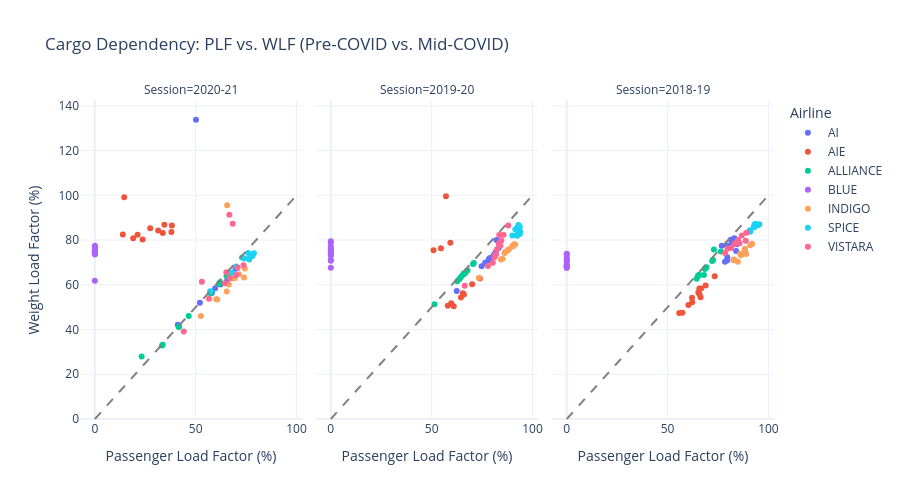

Notebook code cell kept with this figure:
### Code cell
import numpy as np

# Filter for Domestic and handle potential NaNs
dataset_c_clean = dataset_c[dataset_c['Type'] == 1].dropna(subset=['PLF', 'WLF'])

# Create the Scatter Plot
fig = px.scatter(
    dataset_c_clean, 
    x='PLF', 
    y='WLF', 
    color='Airline',
    facet_col='Session', # Creates side-by-side charts for each year
    hover_data=['Date'],
    title='Cargo Dependency: PLF vs. WLF (Pre-COVID vs. Mid-COVID)',
    labels={'PLF': 'Passenger Load Factor (%)', 'WLF': 'Weight Load Factor (%)'},
    template='plotly_white'
)

# Add a Diagonal "Equality" Line (where PLF = WLF)
# Anything above this line is utilizing more weight capacity than seat capacity
for i in range(1, 4): # Apply to all 3 facet columns
    fig.add_shape(
        type='line', line=dict(dash='dash', color='gray'),
        x0=0, x1=100, y0=0, y1=100,
        row=1, col=i
    )

fig.update_layout(height=500)
fig.show()

### Figure 1 — Plotly figure (JSON) as saved in the notebook; plotly's stock layout.template omitted (floating-point values rounded to 4 significant figures)
{"data": [{"customdata": [["2020-05-01T00:00:00.000000"], ["2020-06-01T00:00:00.000000"], ["2020-07-01T00:00:00.000000"], ["2020-08-01T00:00:00.000000"], ["2020-09-01T00:00:00.000000"], ["2020-10-01T00:00:00.000000"], ["2020-11-01T00:00:00.000000"], ["2020-12-01T00:00:00.000000"], ["2021-01-01T00:00:00.000000"], ["2021-02-01T00:00:00.000000"], ["2021-03-01T00:00:00.000000"]], "hovertemplate": "Airline=AI<br>Session=2020-21<br>Passenger Load Factor (%)=%{x}<br>Weight Load Factor (%)=%{y}<br>Date=%{customdata[0]}<extra></extra>", "legendgroup": "AI", "marker": {"color": "#636efa", "symbol": "circle"}, "mode": "markers", "name": "AI", "orientation": "v", "showlegend": true, "type": "scatter", "x": [50.14, 52.08, 41.13, 59.66, 58.05, 62.28, 69.76, 66.3, 65.63, 78.24, 70.66], "xaxis": "x", "y": [133.8, 52.03, 42.1, 58.48, 56.36, 60.14, 67.15, 63.52, 61.86, 73.3, 67.64], "yaxis": "y"}, {"customdata": [["2019-04-01T00:00:00.000000"], ["2019-05-01T00:00:00.000000"], ["2019-06-01T00:00:00.000000"], ["2019-07-01T00:00:00.000000"], ["2019-08-01T00:00:00.000000"], ["2019-09-01T00:00:00.000000"], ["2019-10-01T00:00:00.000000"], ["2019-11-01T00:00:00.000000"], ["2019-12-01T00:00:00.000000"], ["2020-01-01T00:00:00.000000"], ["2020-02-01T00:00:00.000000"], ["2020-03-01T00:00:00.000000"]], "hovertemplate": "Airline=AI<br>Session=2019-20<br>Passenger Load Factor (%)=%{x}<br>Weight Load Factor (%)=%{y}<br>Date=%{customdata[0]}<extra></extra>", "legendgroup": "AI", "marker": {"color": "#636efa", "symbol": "circle"}, "mode": "markers", "name": "AI", "orientation": "v", "showlegend": false, "type": "scatter", "x": [82.15, 83.29, 81.71, 78.6, 79.5, 78.14, 74.77, 81.82, 79.35, 76.54, 80.92, 62.44], "xaxis": "x2", "y": [79.97, 76.52, 74.5, 71.75, 71.96, 70.96, 68.31, 73.69, 72.12, 69.9, 73.4, 57.23], "yaxis": "y2"}, {"customdata": [["2018-04-01T00:00:00.000000"], ["2018-05-01T00:00:00.000000"], ["2018-06-01T00:00:00.000000"], ["2018-07-01T00:00:00.000000"], ["2018-08-01T00:00:00.000000"], ["2018-09-01T00:00:00.000000"], ["2018-10-01T00:00:00.000000"], ["2018-11-01T00:00:00.000000"], ["2018-12-01T00:00:00.000000"], ["2019-01-01T00:00:00.000000"], ["2019-02-01T00:00:00.000000"], ["2019-03-01T00:00:00.000000"]], "hovertemplate": "Airline=AI<br>Session=2018-19<br>Passenger Load Factor (%)=%{x}<br>Weight Load Factor (%)=%{y}<br>Date=%{customdata[0]}<extra></extra>", "legendgroup": "AI", "marker": {"color": "#636efa", "symbol": "circle"}, "mode": "markers", "name": "AI", "orientation": "v", "showlegend": false, "type": "scatter", "x": [84.38, 81.7, 81.38, 82.87, 83.11, 82.11, 79.42, 76.87, 79.64, 78.45, 84.01, 79.61], "xaxis": "x3", "y": [78.14, 78.0, 80.16, 80.41, 80.82, 79.54, 77.54, 77.4, 70.93, 70.31, 75.14, 72.35], "yaxis": "y3"}, {"customdata": [["2020-05-01T00:00:00.000000"], ["2020-06-01T00:00:00.000000"], ["2020-07-01T00:00:00.000000"], ["2020-08-01T00:00:00.000000"], ["2020-09-01T00:00:00.000000"], ["2020-10-01T00:00:00.000000"], ["2020-11-01T00:00:00.000000"], ["2020-12-01T00:00:00.000000"], ["2021-01-01T00:00:00.000000"], ["2021-02-01T00:00:00.000000"], ["2021-03-01T00:00:00.000000"]], "hovertemplate": "Airline=AIE<br>Session=2020-21<br>Passenger Load Factor (%)=%{x}<br>Weight Load Factor (%)=%{y}<br>Date=%{customdata[0]}<extra></extra>", "legendgroup": "AIE", "marker": {"color": "#EF553B", "symbol": "circle"}, "mode": "markers", "name": "AIE", "orientation": "v", "showlegend": true, "type": "scatter", "x": [14.55, 31.41, 19.0, 13.86, 21.17, 27.45, 34.47, 37.96, 38.19, 33.71, 23.66], "xaxis": "x", "y": [99.17, 84.24, 80.8, 82.44, 82.38, 85.25, 86.83, 83.64, 86.49, 83.14, 80.22], "yaxis": "y"}, {"customdata": [["2019-04-01T00:00:00.000000"], ["2019-05-01T00:00:00.000000"], ["2019-06-01T00:00:00.000000"], ["2019-07-01T00:00:00.000000"], ["2019-08-01T00:00:00.000000"], ["2019-09-01T00:00:00.000000"], ["2019-10-01T00:00:00.000000"], ["2019-11-01T00:00:00.000000"], ["2019-12-01T00:00:00.000000"], ["2020-01-01T00:00:00.000000"], ["2020-02-01T00:00:00.000000"], ["2020-03-01T00:00:00.000000"]], "hovertemplate": "Airline=AIE<br>Session=2019-20<br>Passenger Load Factor (%)=%{x}<br>Weight Load Factor (%)=%{y}<br>Date=%{customdata[0]}<extra></extra>", "legendgroup": "AIE", "marker": {"color": "#EF553B", "symbol": "circle"}, "mode": "markers", "name": "AIE", "orientation": "v", "showlegend": false, "type": "scatter", "x": [64.52, 60.98, 58.01, 50.93, 59.28, 54.61, 59.7, 66.03, 73.92, 65.47, 70.07, 57.09], "xaxis": "x2", "y": [54.35, 50.44, 50.63, 75.43, 78.74, 76.3, 51.71, 55.7, 62.77, 56.17, 60.26, 99.54], "yaxis": "y2"}, {"customdata": [["2018-04-01T00:00:00.000000"], ["2018-05-01T00:00:00.000000"], ["2018-06-01T00:00:00.000000"], ["2018-07-01T00:00:00.000000"], ["2018-08-01T00:00:00.000000"], ["2018-09-01T00:00:00.000000"], ["2018-10-01T00:00:00.000000"], ["2018-11-01T00:00:00.000000"], ["2018-12-01T00:00:00.000000"], ["2019-01-01T00:00:00.000000"], ["2019-02-01T00:00:00.000000"], ["2019-03-01T00:00:00.000000"]], "hovertemplate": "Airline=AIE<br>Session=2018-19<br>Passenger Load Factor (%)=%{x}<br>Weight Load Factor (%)=%{y}<br>Date=%{customdata[0]}<extra></extra>", "legendgroup": "AIE", "marker": {"color": "#EF553B", "symbol": "circle"}, "mode": "markers", "name": "AIE", "orientation": "v", "showlegend": false, "type": "scatter", "x": [66.36, 73.34, 65.22, 62.1, 68.87, 66.59, 57.32, 60.33, 65.74, 65.78, 62.21, 55.77], "xaxis": "x3", "y": [54.46, 63.79, 56.56, 54.15, 59.64, 58.32, 47.44, 50.95, 58.34, 55.79, 52.15, 47.38], "yaxis": "y3"}, {"customdata": [["2020-05-01T00:00:00.000000"], ["2020-06-01T00:00:00.000000"], ["2020-07-01T00:00:00.000000"], ["2020-08-01T00:00:00.000000"], ["2020-09-01T00:00:00.000000"], ["2020-10-01T00:00:00.000000"], ["2020-11-01T00:00:00.000000"], ["2020-12-01T00:00:00.000000"], ["2021-01-01T00:00:00.000000"], ["2021-02-01T00:00:00.000000"], ["2021-03-01T00:00:00.000000"]], "hovertemplate": "Airline=ALLIANCE<br>Session=2020-21<br>Passenger Load Factor (%)=%{x}<br>Weight Load Factor (%)=%{y}<br>Date=%{customdata[0]}<extra></extra>", "legendgroup": "ALLIANCE", "marker": {"color": "#00cc96", "symbol": "circle"}, "mode": "markers", "name": "ALLIANCE", "orientation": "v", "showlegend": true, "type": "scatter", "x": [23.19, 33.29, 33.66, 41.56, 41.77, 46.55, 57.11, 62.06, 61.45, 65.27, 57.9], "xaxis": "x", "y": [27.96, 32.89, 33.24, 41.1, 41.36, 46.05, 56.36, 61.11, 60.39, 63.96, 56.91], "yaxis": "y"}, {"customdata": [["2019-04-01T00:00:00.000000"], ["2019-05-01T00:00:00.000000"], ["2019-06-01T00:00:00.000000"], ["2019-07-01T00:00:00.000000"], ["2019-08-01T00:00:00.000000"], ["2019-09-01T00:00:00.000000"], ["2019-10-01T00:00:00.000000"], ["2019-11-01T00:00:00.000000"], ["2019-12-01T00:00:00.000000"], ["2020-01-01T00:00:00.000000"], ["2020-02-01T00:00:00.000000"], ["2020-03-01T00:00:00.000000"]], "hovertemplate": "Airline=ALLIANCE<br>Session=2019-20<br>Passenger Load Factor (%)=%{x}<br>Weight Load Factor (%)=%{y}<br>Date=%{customdata[0]}<extra></extra>", "legendgroup": "ALLIANCE", "marker": {"color": "#00cc96", "symbol": "circle"}, "mode": "markers", "name": "ALLIANCE", "orientation": "v", "showlegend": false, "type": "scatter", "x": [67.75, 70.53, 70.9, 66.62, 63.79, 62.73, 65.98, 65.91, 66.12, 64.44, 65.11, 51.41], "xaxis": "x2", "y": [66.38, 69.26, 69.69, 65.32, 62.57, 61.58, 64.86, 64.79, 65.06, 63.34, 64.1, 51.35], "yaxis": "y2"}, {"customdata": [["2018-04-01T00:00:00.000000"], ["2018-05-01T00:00:00.000000"], ["2018-06-01T00:00:00.000000"], ["2018-07-01T00:00:00.000000"], ["2018-08-01T00:00:00.000000"], ["2018-09-01T00:00:00.000000"], ["2018-10-01T00:00:00.000000"], ["2018-11-01T00:00:00.000000"], ["2018-12-01T00:00:00.000000"], ["2019-01-01T00:00:00.000000"], ["2019-02-01T00:00:00.000000"], ["2019-03-01T00:00:00.000000"]], "hovertemplate": "Airline=ALLIANCE<br>Session=2018-19<br>Passenger Load Factor (%)=%{x}<br>Weight Load Factor (%)=%{y}<br>Date=%{customdata[0]}<extra></extra>", "legendgroup": "ALLIANCE", "marker": {"color": "#00cc96", "symbol": "circle"}, "mode": "markers", "name": "ALLIANCE", "orientation": "v", "showlegend": false, "type": "scatter", "x": [76.35, 72.94, 72.55, 72.07, 68.46, 65.04, 65.53, 68.01, 69.24, 65.69, 69.05, 64.4], "xaxis": "x3", "y": [74.9, 75.75, 71.12, 70.61, 67.06, 63.95, 64.36, 64.43, 67.86, 64.36, 67.69, 62.75], "yaxis": "y3"}, {"customdata": [["2020-04-01T00:00:00.000000"], ["2020-05-01T00:00:00.000000"], ["2020-06-01T00:00:00.000000"], ["2020-07-01T00:00:00.000000"], ["2020-08-01T00:00:00.000000"], ["2020-09-01T00:00:00.000000"], ["2020-10-01T00:00:00.000000"], ["2020-11-01T00:00:00.000000"], ["2020-12-01T00:00:00.000000"], ["2021-01-01T00:00:00.000000"], ["2021-02-01T00:00:00.000000"], ["2021-03-01T00:00:00.000000"]], "hovertemplate": "Airline=BLUE<br>Session=2020-21<br>Passenger Load Factor (%)=%{x}<br>Weight Load Factor (%)=%{y}<br>Date=%{customdata[0]}<extra></extra>", "legendgroup": "BLUE", "marker": {"color": "#ab63fa", "symbol": "circle"}, "mode": "markers", "name": "BLUE", "orientation": "v", "showlegend": true, "type": "scatter", "x": [0.0, 0.0, 0.0, 0.0, 0.0, 0.0, 0.0, 0.0, 0.0, 0.0, 0.0, 0.0], "xaxis": "x", "y": [61.85, 75.17, 75.58, 76.56, 77.42, 76.84, 74.25, 73.54, 74.06, 74.65, 74.68, 74.69], "yaxis": "y"}, {"customdata": [["2019-04-01T00:00:00.000000"], ["2019-05-01T00:00:00.000000"], ["2019-06-01T00:00:00.000000"], ["2019-07-01T00:00:00.000000"], ["2019-08-01T00:00:00.000000"], ["2019-09-01T00:00:00.000000"], ["2019-10-01T00:00:00.000000"], ["2019-11-01T00:00:00.000000"], ["2019-12-01T00:00:00.000000"], ["2020-01-01T00:00:00.000000"], ["2020-02-01T00:00:00.000000"], ["2020-03-01T00:00:00.000000"]], "hovertemplate": "Airline=BLUE<br>Session=2019-20<br>Passenger Load Factor (%)=%{x}<br>Weight Load Factor (%)=%{y}<br>Date=%{customdata[0]}<extra></extra>", "legendgroup": "BLUE", "marker": {"color": "#ab63fa", "symbol": "circle"}, "mode": "markers", "name": "BLUE", "orientation": "v", "showlegend": false, "type": "scatter", "x": [0.0, 0.0, 0.0, 0.0, 0.0, 0.0, 0.0, 0.0, 0.0, 0.0, 0.0, 0.0], "xaxis": "x2", "y": [67.57, 71.06, 73.09, 73.32, 75.52, 78.91, 76.09, 77.12, 79.47, 74.77, 74.36, 70.8], "yaxis": "y2"}, {"customdata": [["2018-04-01T00:00:00.000000"], ["2018-05-01T00:00:00.000000"], ["2018-06-01T00:00:00.000000"], ["2018-07-01T00:00:00.000000"], ["2018-08-01T00:00:00.000000"], ["2018-09-01T00:00:00.000000"], ["2018-10-01T00:00:00.000000"], ["2018-11-01T00:00:00.000000"], ["2018-12-01T00:00:00.000000"], ["2019-01-01T00:00:00.000000"], ["2019-02-01T00:00:00.000000"], ["2019-03-01T00:00:00.000000"]], "hovertemplate": "Airline=BLUE<br>Session=2018-19<br>Passenger Load Factor (%)=%{x}<br>Weight Load Factor (%)=%{y}<br>Date=%{customdata[0]}<extra></extra>", "legendgroup": "BLUE", "marker": {"color": "#ab63fa", "symbol": "circle"}, "mode": "markers", "name": "BLUE", "orientation": "v", "showlegend": false, "type": "scatter", "x": [0.0, 0.0, 0.0, 0.0, 0.0, 0.0, 0.0, 0.0, 0.0, 0.0, 0.0, 0.0], "xaxis": "x3", "y": [68.17, 73.84, 71.32, 70.49, 72.24, 73.66, 68.56, 68.08, 70.32, 68.27, 67.45, 68.81], "yaxis": "y3"}, {"customdata": [["2020-05-01T00:00:00.000000"], ["2020-06-01T00:00:00.000000"], ["2020-07-01T00:00:00.000000"], ["2020-08-01T00:00:00.000000"], ["2020-09-01T00:00:00.000000"], ["2020-10-01T00:00:00.000000"], ["2020-11-01T00:00:00.000000"], ["2020-12-01T00:00:00.000000"], ["2021-01-01T00:00:00.000000"], ["2021-02-01T00:00:00.000000"], ["2021-03-01T00:00:00.000000"]], "hovertemplate": "Airline=INDIGO<br>Session=2020-21<br>Passenger Load Factor (%)=%{x}<br>Weight Load Factor (%)=%{y}<br>Date=%{customdata[0]}<extra></extra>", "legendgroup": "INDIGO", "marker": {"color": "#FFA15A", "symbol": "circle"}, "mode": "markers", "name": "INDIGO", "orientation": "v", "showlegend": true, "type": "scatter", "x": [52.56, 60.68, 60.18, 65.62, 65.39, 68.18, 73.97, 71.5, 69.32, 74.37, 66.4], "xaxis": "x", "y": [46.06, 53.43, 53.5, 95.6, 57.0, 62.85, 63.27, 64.7, 62.91, 67.28, 60.16], "yaxis": "y"}, {"customdata": [["2019-04-01T00:00:00.000000"], ["2019-05-01T00:00:00.000000"], ["2019-06-01T00:00:00.000000"], ["2019-07-01T00:00:00.000000"], ["2019-08-01T00:00:00.000000"], ["2019-09-01T00:00:00.000000"], ["2019-10-01T00:00:00.000000"], ["2019-11-01T00:00:00.000000"], ["2019-12-01T00:00:00.000000"], ["2020-01-01T00:00:00.000000"], ["2020-02-01T00:00:00.000000"], ["2020-03-01T00:00:00.000000"]], "hovertemplate": "Airline=INDIGO<br>Session=2019-20<br>Passenger Load Factor (%)=%{x}<br>Weight Load Factor (%)=%{y}<br>Date=%{customdata[0]}<extra></extra>", "legendgroup": "INDIGO", "marker": {"color": "#FFA15A", "symbol": "circle"}, "mode": "markers", "name": "INDIGO", "orientation": "v", "showlegend": false, "type": "scatter", "x": [87.77, 90.91, 90.09, 86.16, 84.32, 86.46, 85.12, 91.42, 90.1, 87.79, 88.32, 73.43], "xaxis": "x2", "y": [75.39, 78.12, 77.31, 74.25, 71.32, 74.7, 71.68, 78.01, 77.12, 75.39, 75.92, 63.1], "yaxis": "y2"}, {"customdata": [["2018-04-01T00:00:00.000000"], ["2018-05-01T00:00:00.000000"], ["2018-06-01T00:00:00.000000"], ["2018-07-01T00:00:00.000000"], ["2018-08-01T00:00:00.000000"], ["2018-09-01T00:00:00.000000"], ["2018-10-01T00:00:00.000000"], ["2018-11-01T00:00:00.000000"], ["2018-12-01T00:00:00.000000"], ["2019-01-01T00:00:00.000000"], ["2019-02-01T00:00:00.000000"], ["2019-03-01T00:00:00.000000"]], "hovertemplate": "Airline=INDIGO<br>Session=2018-19<br>Passenger Load Factor (%)=%{x}<br>Weight Load Factor (%)=%{y}<br>Date=%{customdata[0]}<extra></extra>", "legendgroup": "INDIGO", "marker": {"color": "#FFA15A", "symbol": "circle"}, "mode": "markers", "name": "INDIGO", "orientation": "v", "showlegend": false, "type": "scatter", "x": [91.92, 90.97, 88.31, 88.33, 82.85, 82.7, 83.11, 84.86, 88.93, 86.44, 88.41, 85.95], "xaxis": "x3", "y": [78.29, 77.68, 75.47, 76.12, 71.35, 70.94, 70.96, 70.29, 73.76, 73.22, 75.33, 73.85], "yaxis": "y3"}, {"customdata": [["2020-05-01T00:00:00.000000"], ["2020-06-01T00:00:00.000000"], ["2020-07-01T00:00:00.000000"], ["2020-08-01T00:00:00.000000"], ["2020-09-01T00:00:00.000000"], ["2020-10-01T00:00:00.000000"], ["2020-11-01T00:00:00.000000"], ["2020-12-01T00:00:00.000000"], ["2021-01-01T00:00:00.000000"], ["2021-02-01T00:00:00.000000"], ["2021-03-01T00:00:00.000000"]], "hovertemplate": "Airline=SPICE<br>Session=2020-21<br>Passenger Load Factor (%)=%{x}<br>Weight Load Factor (%)=%{y}<br>Date=%{customdata[0]}<extra></extra>", "legendgroup": "SPICE", "marker": {"color": "#19d3f3", "symbol": "circle"}, "mode": "markers", "name": "SPICE", "orientation": "v", "showlegend": true, "type": "scatter", "x": [57.17, 68.02, 70.04, 76.05, 73.0, 74.0, 77.75, 78.0, 76.55, 78.89, 76.54], "xaxis": "x", "y": [57.07, 65.43, 68.13, 74.25, 72.15, 71.81, 72.84, 72.83, 71.81, 74.11, 71.33], "yaxis": "y"}, {"customdata": [["2019-04-01T00:00:00.000000"], ["2019-05-01T00:00:00.000000"], ["2019-06-01T00:00:00.000000"], ["2019-07-01T00:00:00.000000"], ["2019-08-01T00:00:00.000000"], ["2019-09-01T00:00:00.000000"], ["2019-10-01T00:00:00.000000"], ["2019-11-01T00:00:00.000000"], ["2019-12-01T00:00:00.000000"], ["2020-01-01T00:00:00.000000"], ["2020-02-01T00:00:00.000000"], ["2020-03-01T00:00:00.000000"]], "hovertemplate": "Airline=SPICE<br>Session=2019-20<br>Passenger Load Factor (%)=%{x}<br>Weight Load Factor (%)=%{y}<br>Date=%{customdata[0]}<extra></extra>", "legendgroup": "SPICE", "marker": {"color": "#19d3f3", "symbol": "circle"}, "mode": "markers", "name": "SPICE", "orientation": "v", "showlegend": false, "type": "scatter", "x": [93.74, 93.86, 93.7, 92.41, 92.44, 93.03, 90.03, 92.78, 92.75, 91.49, 93.02, 83.68], "xaxis": "x2", "y": [85.84, 83.67, 82.67, 81.92, 82.5, 83.77, 82.07, 84.51, 85.87, 84.87, 86.7, 77.8], "yaxis": "y2"}, {"customdata": [["2018-04-01T00:00:00.000000"], ["2018-05-01T00:00:00.000000"], ["2018-06-01T00:00:00.000000"], ["2018-07-01T00:00:00.000000"], ["2018-08-01T00:00:00.000000"], ["2018-09-01T00:00:00.000000"], ["2018-10-01T00:00:00.000000"], ["2018-11-01T00:00:00.000000"], ["2018-12-01T00:00:00.000000"], ["2019-01-01T00:00:00.000000"], ["2019-02-01T00:00:00.000000"], ["2019-03-01T00:00:00.000000"]], "hovertemplate": "Airline=SPICE<br>Session=2018-19<br>Passenger Load Factor (%)=%{x}<br>Weight Load Factor (%)=%{y}<br>Date=%{customdata[0]}<extra></extra>", "legendgroup": "SPICE", "marker": {"color": "#19d3f3", "symbol": "circle"}, "mode": "markers", "name": "SPICE", "orientation": "v", "showlegend": false, "type": "scatter", "x": [95.51, 94.8, 93.31, 93.76, 93.59, 93.17, 90.8, 91.05, 92.73, 90.85, 94.04, 93.04], "xaxis": "x3", "y": [87.02, 86.57, 86.4, 87.22, 86.94, 87.03, 84.34, 83.93, 85.86, 83.76, 86.68, 85.76], "yaxis": "y3"}, {"customdata": [["2020-05-01T00:00:00.000000"], ["2020-06-01T00:00:00.000000"], ["2020-07-01T00:00:00.000000"], ["2020-08-01T00:00:00.000000"], ["2020-09-01T00:00:00.000000"], ["2020-10-01T00:00:00.000000"], ["2020-11-01T00:00:00.000000"], ["2020-12-01T00:00:00.000000"], ["2021-01-01T00:00:00.000000"], ["2021-02-01T00:00:00.000000"], ["2021-03-01T00:00:00.000000"]], "hovertemplate": "Airline=VISTARA<br>Session=2020-21<br>Passenger Load Factor (%)=%{x}<br>Weight Load Factor (%)=%{y}<br>Date=%{customdata[0]}<extra></extra>", "legendgroup": "VISTARA", "marker": {"color": "#FF6692", "symbol": "circle"}, "mode": "markers", "name": "VISTARA", "orientation": "v", "showlegend": true, "type": "scatter", "x": [44.09, 56.6, 53.07, 68.35, 66.67, 65.2, 70.77, 66.78, 70.03, 73.72, 64.53], "xaxis": "x", "y": [39.08, 53.8, 61.39, 87.28, 91.35, 65.57, 67.73, 62.98, 64.33, 68.71, 60.71], "yaxis": "y"}, {"customdata": [["2019-04-01T00:00:00.000000"], ["2019-05-01T00:00:00.000000"], ["2019-06-01T00:00:00.000000"], ["2019-07-01T00:00:00.000000"], ["2019-08-01T00:00:00.000000"], ["2019-09-01T00:00:00.000000"], ["2019-10-01T00:00:00.000000"], ["2019-11-01T00:00:00.000000"], ["2019-12-01T00:00:00.000000"], ["2020-01-01T00:00:00.000000"], ["2020-02-01T00:00:00.000000"], ["2020-03-01T00:00:00.000000"]], "hovertemplate": "Airline=VISTARA<br>Session=2019-20<br>Passenger Load Factor (%)=%{x}<br>Weight Load Factor (%)=%{y}<br>Date=%{customdata[0]}<extra></extra>", "legendgroup": "VISTARA", "marker": {"color": "#FF6692", "symbol": "circle"}, "mode": "markers", "name": "VISTARA", "orientation": "v", "showlegend": false, "type": "scatter", "x": [84.56, 85.65, 83.29, 82.43, 81.84, 80.32, 77.91, 84.09, 81.11, 83.52, 87.99, 66.43], "xaxis": "x2", "y": [79.79, 82.41, 78.41, 75.88, 73.61, 69.82, 68.39, 77.47, 72.36, 82.3, 86.48, 59.55], "yaxis": "y2"}, {"customdata": [["2018-04-01T00:00:00.000000"], ["2018-05-01T00:00:00.000000"], ["2018-06-01T00:00:00.000000"], ["2018-07-01T00:00:00.000000"], ["2018-08-01T00:00:00.000000"], ["2018-09-01T00:00:00.000000"], ["2018-10-01T00:00:00.000000"], ["2018-11-01T00:00:00.000000"], ["2018-12-01T00:00:00.000000"], ["2019-01-01T00:00:00.000000"], ["2019-02-01T00:00:00.000000"], ["2019-03-01T00:00:00.000000"]], "hovertemplate": "Airline=VISTARA<br>Session=2018-19<br>Passenger Load Factor (%)=%{x}<br>Weight Load Factor (%)=%{y}<br>Date=%{customdata[0]}<extra></extra>", "legendgroup": "VISTARA", "marker": {"color": "#FF6692", "symbol": "circle"}, "mode": "markers", "name": "VISTARA", "orientation": "v", "showlegend": false, "type": "scatter", "x": [88.76, 85.71, 84.83, 84.11, 81.54, 84.87, 79.72, 78.46, 83.08, 84.18, 89.12, 86.79], "xaxis": "x3", "y": [79.69, 78.54, 79.74, 78.82, 76.47, 80.03, 76.08, 74.2, 78.17, 78.92, 83.3, 81.99], "yaxis": "y3"}], "layout": {"annotations": [{"font": {}, "showarrow": false, "text": "Session=2020-21", "x": 0.16, "xanchor": "center", "xref": "paper", "y": 1, "yanchor": "bottom", "yref": "paper"}, {"font": {}, "showarrow": false, "text": "Session=2019-20", "x": 0.5, "xanchor": "center", "xref": "paper", "y": 1, "yanchor": "bottom", "yref": "paper"}, {"font": {}, "showarrow": false, "text": "Session=2018-19", "x": 0.84, "xanchor": "center", "xref": "paper", "y": 1, "yanchor": "bottom", "yref": "paper"}], "height": 500, "legend": {"title": {"text": "Airline"}, "tracegroupgap": 0}, "shapes": [{"line": {"color": "gray", "dash": "dash"}, "type": "line", "x0": 0, "x1": 100, "xref": "x", "y0": 0, "y1": 100, "yref": "y"}, {"line": {"color": "gray", "dash": "dash"}, "type": "line", "x0": 0, "x1": 100, "xref": "x2", "y0": 0, "y1": 100, "yref": "y2"}, {"line": {"color": "gray", "dash": "dash"}, "type": "line", "x0": 0, "x1": 100, "xref": "x3", "y0": 0, "y1": 100, "yref": "y3"}], "title": {"text": "Cargo Dependency: PLF vs. WLF (Pre-COVID vs. Mid-COVID)"}, "xaxis": {"anchor": "y", "domain": [0, 0.32], "title": {"text": "Passenger Load Factor (%)"}}, "xaxis2": {"anchor": "y2", "domain": [0.34, 0.66], "matches": "x", "title": {"text": "Passenger Load Factor (%)"}}, "xaxis3": {"anchor": "y3", "domain": [0.68, 1.0], "matches": "x", "title": {"text": "Passenger Load Factor (%)"}}, "yaxis": {"anchor": "x", "domain": [0, 1], "title": {"text": "Weight Load Factor (%)"}}, "yaxis2": {"anchor": "x2", "domain": [0, 1], "matches": "y", "showticklabels": false}, "yaxis3": {"anchor": "x3", "domain": [0, 1], "matches": "y", "showticklabels": false}}}
